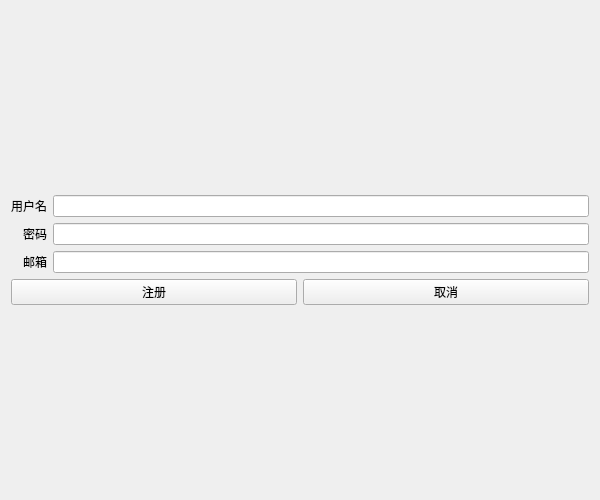
<?xml version="1.0" encoding="UTF-8"?>
<ui version="4.0">
 <class>Register</class>
 <widget class="QWidget" name="Register">
  <property name="geometry">
   <rect>
    <x>0</x>
    <y>0</y>
    <width>600</width>
    <height>500</height>
   </rect>
  </property>
  <property name="windowTitle">
   <string>register</string>
  </property>
  <layout class="QGridLayout" name="gridLayout_2">
   <item row="3" column="0">
    <layout class="QHBoxLayout" name="horizontalLayout">
     <item>
      <widget class="QPushButton" name="pushButton">
       <property name="text">
        <string>注册</string>
       </property>
      </widget>
     </item>
     <item>
      <widget class="QPushButton" name="pushButton_2">
       <property name="text">
        <string>取消</string>
       </property>
      </widget>
     </item>
    </layout>
   </item>
   <item row="4" column="0">
    <spacer name="verticalSpacer_2">
     <property name="orientation">
      <enum>Qt::Orientation::Vertical</enum>
     </property>
     <property name="sizeHint" stdset="0">
      <size>
       <width>20</width>
       <height>40</height>
      </size>
     </property>
    </spacer>
   </item>
   <item row="0" column="0">
    <spacer name="verticalSpacer">
     <property name="orientation">
      <enum>Qt::Orientation::Vertical</enum>
     </property>
     <property name="sizeHint" stdset="0">
      <size>
       <width>20</width>
       <height>40</height>
      </size>
     </property>
    </spacer>
   </item>
   <item row="2" column="0">
    <layout class="QGridLayout" name="gridLayout">
     <item row="2" column="0">
      <widget class="QLabel" name="label_2">
       <property name="text">
        <string>密码</string>
       </property>
       <property name="alignment">
        <set>Qt::AlignmentFlag::AlignRight|Qt::AlignmentFlag::AlignTrailing|Qt::AlignmentFlag::AlignVCenter</set>
       </property>
      </widget>
     </item>
     <item row="3" column="0">
      <widget class="QLabel" name="label_3">
       <property name="text">
        <string>邮箱</string>
       </property>
       <property name="alignment">
        <set>Qt::AlignmentFlag::AlignRight|Qt::AlignmentFlag::AlignTrailing|Qt::AlignmentFlag::AlignVCenter</set>
       </property>
      </widget>
     </item>
     <item row="3" column="1">
      <widget class="QLineEdit" name="emailLineEdit"/>
     </item>
     <item row="1" column="0">
      <widget class="QLabel" name="label">
       <property name="text">
        <string>用户名</string>
       </property>
       <property name="alignment">
        <set>Qt::AlignmentFlag::AlignRight|Qt::AlignmentFlag::AlignTrailing|Qt::AlignmentFlag::AlignVCenter</set>
       </property>
      </widget>
     </item>
     <item row="1" column="1">
      <widget class="QLineEdit" name="usernameLineEdit"/>
     </item>
     <item row="2" column="1">
      <widget class="QLineEdit" name="passwordLineEdit">
       <property name="echoMode">
        <enum>QLineEdit::EchoMode::Password</enum>
       </property>
      </widget>
     </item>
    </layout>
   </item>
  </layout>
 </widget>
 <tabstops>
  <tabstop>usernameLineEdit</tabstop>
  <tabstop>passwordLineEdit</tabstop>
  <tabstop>emailLineEdit</tabstop>
  <tabstop>pushButton</tabstop>
  <tabstop>pushButton_2</tabstop>
 </tabstops>
 <resources/>
 <connections>
  <connection>
   <sender>usernameLineEdit</sender>
   <signal>returnPressed()</signal>
   <receiver>passwordLineEdit</receiver>
   <slot>setFocus()</slot>
   <hints>
    <hint type="sourcelabel">
     <x>300</x>
     <y>208</y>
    </hint>
    <hint type="destinationlabel">
     <x>302</x>
     <y>220</y>
    </hint>
   </hints>
  </connection>
  <connection>
   <sender>passwordLineEdit</sender>
   <signal>returnPressed()</signal>
   <receiver>emailLineEdit</receiver>
   <slot>setFocus()</slot>
   <hints>
    <hint type="sourcelabel">
     <x>277</x>
     <y>235</y>
    </hint>
    <hint type="destinationlabel">
     <x>277</x>
     <y>248</y>
    </hint>
   </hints>
  </connection>
  <connection>
   <sender>emailLineEdit</sender>
   <signal>returnPressed()</signal>
   <receiver>pushButton</receiver>
   <slot>click()</slot>
   <hints>
    <hint type="sourcelabel">
     <x>256</x>
     <y>256</y>
    </hint>
    <hint type="destinationlabel">
     <x>245</x>
     <y>277</y>
    </hint>
   </hints>
  </connection>
  <connection>
   <sender>pushButton</sender>
   <signal>clicked()</signal>
   <receiver>Register</receiver>
   <slot>register()</slot>
   <hints>
    <hint type="sourcelabel">
     <x>222</x>
     <y>292</y>
    </hint>
    <hint type="destinationlabel">
     <x>187</x>
     <y>483</y>
    </hint>
   </hints>
  </connection>
  <connection>
   <sender>pushButton_2</sender>
   <signal>clicked()</signal>
   <receiver>Register</receiver>
   <slot>cancel()</slot>
   <hints>
    <hint type="sourcelabel">
     <x>326</x>
     <y>291</y>
    </hint>
    <hint type="destinationlabel">
     <x>333</x>
     <y>490</y>
    </hint>
   </hints>
  </connection>
 </connections>
 <slots>
  <slot>register()</slot>
  <slot>cancel()</slot>
 </slots>
</ui>
